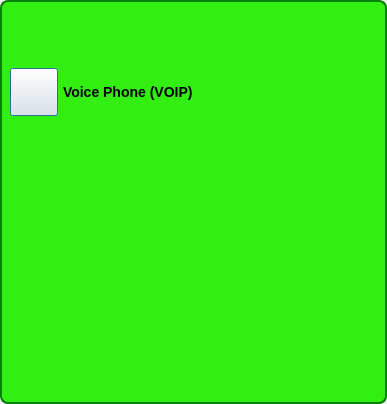
<?xml version="1.0" encoding="UTF-8"?>
<ui version="4.0">
 <class>ToFriendBaseDlg</class>
 <widget class="QDialog" name="ToFriendBaseDlg">
  <property name="geometry">
   <rect>
    <x>0</x>
    <y>0</y>
    <width>387</width>
    <height>404</height>
   </rect>
  </property>
  <property name="windowTitle">
   <string>Dialog</string>
  </property>
  <property name="styleSheet">
   <string notr="true">QDialog#ToFriendBaseDialog
{   
color: transparent;
background-color: transparent;
border: 1px solid transparent;
border-radius: 8px; 
}


#DlgItemsBox
{   
background-color: rgb(50,238,17);
border: 2px solid green;
border-top-color: green; 
border-top-left-radius: 8px; 
border-top-right-radius: 8px;
border-bottom-left-radius: 8px; 
border-bottom-right-radius: 8px;
}
QLabel#PermissionLabel
{
font: bold 14px;
}
</string>
  </property>
  <layout class="QVBoxLayout" name="verticalLayout">
   <property name="spacing">
    <number>0</number>
   </property>
   <property name="leftMargin">
    <number>0</number>
   </property>
   <property name="topMargin">
    <number>0</number>
   </property>
   <property name="rightMargin">
    <number>0</number>
   </property>
   <property name="bottomMargin">
    <number>0</number>
   </property>
   <item>
    <widget class="QGroupBox" name="DlgItemsBox">
     <property name="minimumSize">
      <size>
       <width>0</width>
       <height>0</height>
      </size>
     </property>
     <property name="title">
      <string/>
     </property>
     <layout class="QVBoxLayout" name="verticalLayout_2">
      <property name="spacing">
       <number>5</number>
      </property>
      <property name="leftMargin">
       <number>7</number>
      </property>
      <property name="topMargin">
       <number>7</number>
      </property>
      <property name="rightMargin">
       <number>7</number>
      </property>
      <property name="bottomMargin">
       <number>7</number>
      </property>
      <item>
       <widget class="IdentWidget" name="FriendIdentWidget" native="true">
        <property name="sizePolicy">
         <sizepolicy hsizetype="Preferred" vsizetype="Fixed">
          <horstretch>0</horstretch>
          <verstretch>0</verstretch>
         </sizepolicy>
        </property>
        <property name="minimumSize">
         <size>
          <width>0</width>
          <height>50</height>
         </size>
        </property>
        <property name="maximumSize">
         <size>
          <width>16777215</width>
          <height>50</height>
         </size>
        </property>
       </widget>
      </item>
      <item>
       <layout class="QHBoxLayout" name="horizontalLayout">
        <item>
         <widget class="VxPushButton" name="PermissionButton">
          <property name="minimumSize">
           <size>
            <width>48</width>
            <height>48</height>
           </size>
          </property>
          <property name="maximumSize">
           <size>
            <width>48</width>
            <height>48</height>
           </size>
          </property>
          <property name="text">
           <string/>
          </property>
          <property name="iconSize">
           <size>
            <width>48</width>
            <height>48</height>
           </size>
          </property>
         </widget>
        </item>
        <item>
         <widget class="QLabel" name="PermissionLabel">
          <property name="text">
           <string>Voice Phone (VOIP)</string>
          </property>
         </widget>
        </item>
       </layout>
      </item>
      <item>
       <widget class="QWidget" name="ContentWidget" native="true">
        <property name="sizePolicy">
         <sizepolicy hsizetype="Expanding" vsizetype="Expanding">
          <horstretch>0</horstretch>
          <verstretch>0</verstretch>
         </sizepolicy>
        </property>
        <property name="minimumSize">
         <size>
          <width>0</width>
          <height>0</height>
         </size>
        </property>
        <property name="maximumSize">
         <size>
          <width>16777215</width>
          <height>16777215</height>
         </size>
        </property>
        <layout class="QGridLayout" name="gridLayout_2">
         <property name="leftMargin">
          <number>0</number>
         </property>
         <property name="topMargin">
          <number>0</number>
         </property>
         <property name="rightMargin">
          <number>0</number>
         </property>
         <property name="bottomMargin">
          <number>0</number>
         </property>
         <property name="spacing">
          <number>0</number>
         </property>
         <item row="0" column="0">
          <layout class="QGridLayout" name="ContentLayout">
           <property name="spacing">
            <number>0</number>
           </property>
          </layout>
         </item>
        </layout>
       </widget>
      </item>
     </layout>
    </widget>
   </item>
  </layout>
 </widget>
 <customwidgets>
  <customwidget>
   <class>VxPushButton</class>
   <extends>QPushButton</extends>
   <header location="global">VxPushButton.h</header>
  </customwidget>
  <customwidget>
   <class>IdentWidget</class>
   <extends>QWidget</extends>
   <header location="global">IdentWidget.h</header>
   <container>1</container>
  </customwidget>
 </customwidgets>
 <resources/>
 <connections/>
</ui>
